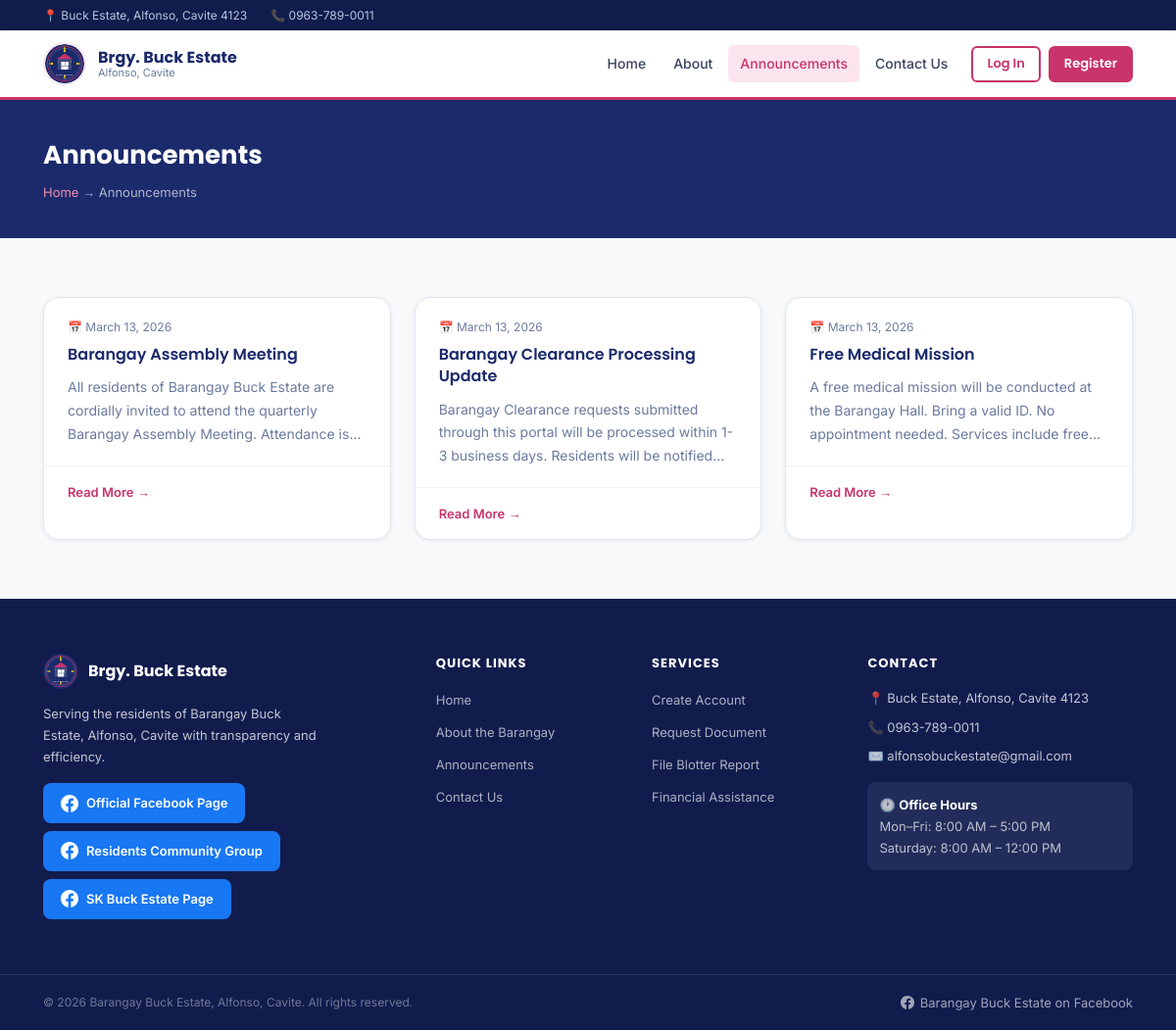
The app's page /announcements.php, older data.
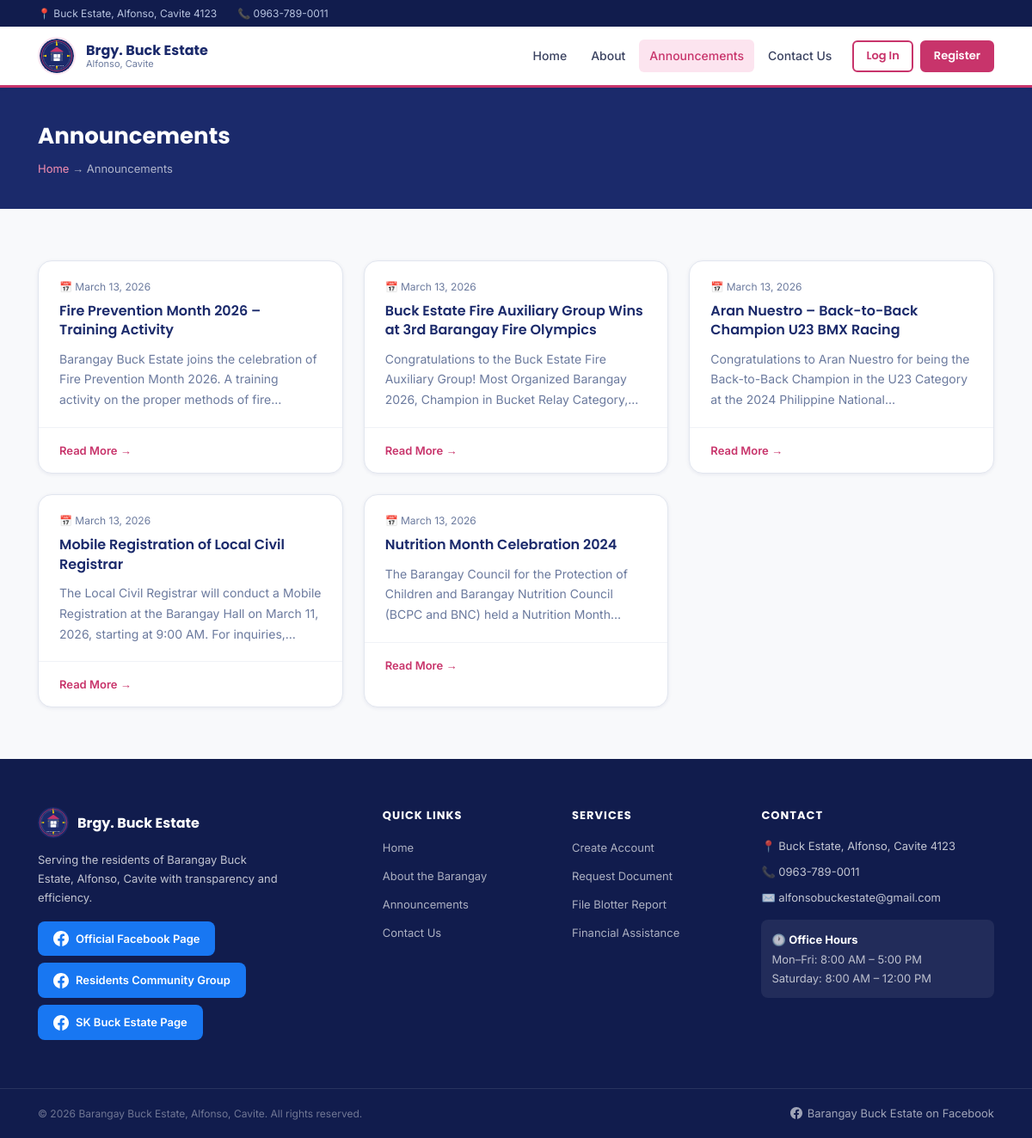
The same page, newer data.
### tables this page shows
CREATE TABLE IF NOT EXISTS `announcements` (
    `id`         INT AUTO_INCREMENT PRIMARY KEY,
    `title`      VARCHAR(255) NOT NULL,
    `content`    TEXT NOT NULL,
    `image_url`  VARCHAR(500),
    `posted_by`  INT,
    `status`     ENUM('published','draft','archived') DEFAULT 'published',
    `created_at` TIMESTAMP DEFAULT CURRENT_TIMESTAMP,
    `updated_at` TIMESTAMP DEFAULT CURRENT_TIMESTAMP ON UPDATE CURRENT_TIMESTAMP,
    FOREIGN KEY (`posted_by`) REFERENCES `users`(`id`) ON DELETE SET NULL
);

### includes/functions.php (called while the page is built, shortened)
<?php
function isLoggedIn(): bool {
    return isset($_SESSION['user_id']);
}
function currentUser(): ?array {
    if (!isLoggedIn()) return null;
    $pdo = getDB();
    $stmt = $pdo->prepare("SELECT * FROM users WHERE id = ?");
    $stmt->execute([$_SESSION['user_id']]);
    return $stmt->fetch() ?: null;
}
function sanitize(string $value): string {
    return htmlspecialchars(trim($value), ENT_QUOTES, 'UTF-8');
}
function paginate(int $total, int $perPage, int $current): array {
    $totalPages = (int)ceil($total / $perPage);
    return [
        'total'       => $total,
        'per_page'    => $perPage,
        'current'     => $current,
        'total_pages' => $totalPages,
        'offset'      => ($current - 1) * $perPage,
        'has_prev'    => $current > 1,
        'has_next'    => $current < $totalPages,
    ];
}
function formatDate(string $date, string $format = 'F j, Y'): string {
    return date($format, strtotime($date));
}

### announcements.php (the view, shortened to what this page needs)
<?php
require_once __DIR__ . '/includes/functions.php';
$pdo  = getDB();
$page = max(1,(int)($_GET['page'] ?? 1));
$perPage = 9;
$total = $pdo->query("SELECT COUNT(*) FROM announcements WHERE status='published'")->fetchColumn();
$pg    = paginate($total, $perPage, $page);
$stmt  = $pdo->prepare("SELECT a.*, u.fname, u.lname FROM announcements a LEFT JOIN users u ON a.posted_by=u.id WHERE a.status='published' ORDER BY a.created_at DESC LIMIT $perPage OFFSET {$pg['offset']}");
$stmt->execute();
$announcements = $stmt->fetchAll();
require_once __DIR__ . '/includes/header.php';
?>
<div class="page-header">
    <div class="container">
        <h1 class="page-header__title">Announcements</h1>
        <p class="page-header__breadcrumb"><a href="/index.php">Home</a> → Announcements</p>
    </div>
</div>
<section class="section">
    <div class="container">
        <?php if (empty($announcements)): ?>
            <div class="empty-state">
                <div class="empty-state__icon">📢</div>
                <div class="empty-state__title">No announcements yet</div>
                <div class="empty-state__desc">Check back later for updates from the barangay.</div>
            </div>
        <?php else: ?>
            <div class="announce-grid">
                <?php foreach ($announcements as $a): ?>
                <div class="announce-card">
                    <div class="announce-card__body">
                        <div class="announce-card__date">📅 <?= formatDate($a['created_at'], 'F j, Y') ?></div>
                        <h3 class="announce-card__title"><?= sanitize($a['title']) ?></h3>
                        <p class="announce-card__excerpt"><?= sanitize($a['content']) ?></p>
                    </div>
                    <div class="announce-card__footer">
                        <a href="/announcement.php?id=<?= $a['id'] ?>" class="announce-card__link">Read More →</a>
                    </div>
                </div>
                <?php endforeach; ?>
            </div>
        <?php endif; ?>
    </div>
</section>
<?php require_once __DIR__ . '/includes/footer.php'; ?>

### includes/header.php (shortened to what this page needs)
<?php
require_once __DIR__ . '/../includes/functions.php';
$user = currentUser();
$currentPage = basename($_SERVER['PHP_SELF'], '.php');
$currentDir  = basename(dirname($_SERVER['PHP_SELF']));
?>
<!DOCTYPE html>
<html lang="en">
<head>
    <link rel="stylesheet" href="<?= str_repeat('../', substr_count($_SERVER['PHP_SELF'], '/', 1)) ?>assets/css/style.css">
</head>
<body>
<div class="topbar">
    <div class="container topbar__inner">
        <span>📍 Buck Estate, Alfonso, Cavite 4123</span>
        <span>📞 <?= SITE_CONTACT ?></span>
    </div>
</div>
<header class="navbar">
    <div class="container navbar__inner">
        <a href="<?= str_repeat('../', substr_count($_SERVER['PHP_SELF'], '/', 1)) ?>index.php" class="navbar__brand">
            <img src="<?= str_repeat('../', substr_count($_SERVER['PHP_SELF'], '/', 1)) ?>assets/img/logo.svg"
                 alt="Brgy. Buck Estate Logo" class="navbar__logo"
                 onerror="this.style.display='none';this.nextElementSibling.style.display='flex'">
            <div class="navbar__brand-text">
                <span class="navbar__site-name">Brgy. Buck Estate</span>
                <span class="navbar__site-sub">Alfonso, Cavite</span>
            </div>
        </a>
        <nav class="navbar__nav" id="navMenu">
            <?php if ($user && $user['role'] === 'admin'): ?>
                <a href="/admin/dashboard.php" class="navbar__link <?= $currentDir === 'admin' && $currentPage === 'dashboard' ? 'active' : '' ?>">Dashboard</a>
                <a href="/admin/announcements.php" class="navbar__link <?= $currentDir === 'admin' && $currentPage === 'announcements' ? 'active' : '' ?>">Announcements</a>
                <a href="/admin/document-requests.php" class="navbar__link <?= $currentDir === 'admin' && $currentPage === 'document-requests' ? 'active' : '' ?>">Documents</a>
                <a href="/admin/blotter-reports.php" class="navbar__link <?= $currentDir === 'admin' && $currentPage === 'blotter-reports' ? 'active' : '' ?>">Blotter</a>
                <a href="/admin/financial.php" class="navbar__link <?= $currentDir === 'admin' && $currentPage === 'financial' ? 'active' : '' ?>">Financial</a>
                <a href="/admin/residents.php" class="navbar__link <?= $currentDir === 'admin' && $currentPage === 'residents' ? 'active' : '' ?>">Residents</a>
                <div class="navbar__user">
                    <span class="navbar__user-name">👤 <?= sanitize($user['fname']) ?></span>
                    <a href="/auth/logout.php" class="btn btn--outline btn--sm">Log Out</a>
                </div>
            <?php else: ?>
                <a href="/index.php" class="navbar__link <?= $currentPage === 'index' ? 'active' : '' ?>">Home</a>
                <a href="/about.php" class="navbar__link <?= $currentPage === 'about' ? 'active' : '' ?>">About</a>
                <a href="/announcements.php" class="navbar__link <?= $currentPage === 'announcements' ? 'active' : '' ?>">Announcements</a>
                <a href="/contact.php" class="navbar__link <?= $currentPage === 'contact' ? 'active' : '' ?>">Contact Us</a>
                <div class="navbar__actions">
                    <a href="/auth/login.php" class="btn btn--outline btn--sm">Log In</a>
                    <a href="/auth/register.php" class="btn btn--primary btn--sm">Register</a>
                </div>
            <?php endif; ?>
        </nav>
    </div>
</header>
<main class="main-content">

### includes/footer.php (shortened to what this page needs)
</main>
<footer class="footer">
    <div class="container footer__inner">
        <div class="footer__col">
            <div class="footer__brand">
                <img src="<?= str_repeat('../', substr_count($_SERVER['PHP_SELF'], '/', 1)) ?>assets/img/logo.svg"
                     alt="Logo" class="footer__logo"
                     onerror="this.style.display='none'">
                <span class="footer__brand-name">Brgy. Buck Estate</span>
            </div>
            <p class="footer__desc">Serving the residents of Barangay Buck Estate, Alfonso, Cavite with transparency and efficiency.</p>
            <a href="<?= SITE_FB_OFFICIAL ?>"
               target="_blank" rel="noopener noreferrer"
               class="footer__fb-btn">
                Official Facebook Page
            </a>
            <a href="<?= SITE_FB_COMMUNITY ?>"
               target="_blank" rel="noopener noreferrer"
               class="footer__fb-btn" style="margin-top:8px;">
                Residents Community Group
            </a>
            <a href="<?= SITE_FB_SK ?>"
               target="_blank" rel="noopener noreferrer"
               class="footer__fb-btn" style="margin-top:8px;">
                SK Buck Estate Page
            </a>
        </div>
        <div class="footer__col">
            <h4 class="footer__heading">Quick Links</h4>
            <ul class="footer__links">
                <li><a href="/index.php">Home</a></li>
                <li><a href="/about.php">About the Barangay</a></li>
                <li><a href="/announcements.php">Announcements</a></li>
                <li><a href="/contact.php">Contact Us</a></li>
            </ul>
        </div>
        <div class="footer__col">
            <h4 class="footer__heading">Services</h4>
            <ul class="footer__links">
                <li><a href="/auth/register.php">Create Account</a></li>
                <li><a href="/resident/document-request-new.php">Request Document</a></li>
                <li><a href="/resident/blotter-new.php">File Blotter Report</a></li>
                <li><a href="/resident/financial-new.php">Financial Assistance</a></li>
            </ul>
        </div>
        <div class="footer__col">
            <h4 class="footer__heading">Contact</h4>
            <ul class="footer__contact">
                <li>📍 <?= SITE_ADDRESS ?></li>
                <li>📞 <?= SITE_CONTACT ?></li>
                <li>✉️ <?= SITE_EMAIL ?></li>
            </ul>
            <div style="margin-top:16px; padding:12px; background:rgba(255,255,255,0.07); border-radius:8px; font-size:13px; color:rgba(255,255,255,0.7); line-height:1.7;">
                🕐 <strong style="color:#fff;">Office Hours</strong><br>
                Mon–Fri: 8:00 AM – 5:00 PM<br>
                Saturday: 8:00 AM – 12:00 PM
            </div>
        </div>
    </div>
    <div class="footer__bottom">
        <div class="container" style="display:flex; justify-content:space-between; align-items:center; flex-wrap:wrap; gap:8px;">
            <p style="margin:0;">© <?= date('Y') ?> Barangay Buck Estate, Alfonso, Cavite. All rights reserved.</p>
            <a href="<?= SITE_FB_OFFICIAL ?>" target="_blank" rel="noopener noreferrer"
               style="color:rgba(255,255,255,0.6); font-size:13px; text-decoration:none; display:flex; align-items:center; gap:6px;">
                Barangay Buck Estate on Facebook
            </a>
        </div>
    </div>
</footer>
</body>
</html>

Row changes from the older to the newer data that the page shows:
changed announcements: title "Barangay Assembly Meeting" → "Fire Prevention Month 2026 – Training Activity"; content "All residents of Barangay Buck Estate are cordially invited to attend the quarterly Barangay Assembly Meeting. Attendance…" → "Barangay Buck Estate joins the celebration of Fire Prevention Month 2026. A training activity on the proper methods of…"
changed announcements: title "Barangay Clearance Processing Update" → "Buck Estate Fire Auxiliary Group Wins at 3rd Barangay Fire Olympics"; content "Barangay Clearance requests submitted through this portal will be processed within 1-3 business days. Residents will be…" → "Congratulations to the Buck Estate Fire Auxiliary Group! Most Organized Barangay 2026, Champion in Bucket Relay…"
changed announcements: title "Free Medical Mission" → "Aran Nuestro – Back-to-Back Champion U23 BMX Racing"; content "A free medical mission will be conducted at the Barangay Hall. Bring a valid ID. No appointment needed. Services include…" → "Congratulations to Aran Nuestro for being the Back-to-Back Champion in the U23 Category at the 2024 Philippine…"
added announcements: created_at "March 13, 2026", title "Mobile Registration of Local Civil Registrar", content "The Local Civil Registrar will conduct a Mobile Registration at the Barangay Hall on March 11, 2026, starting at 9:00 AM. For…"
added announcements: created_at "March 13, 2026", title "Nutrition Month Celebration 2024", content "The Barangay Council for the Protection of Children and Barangay Nutrition Council (BCPC and BNC) held a Nutrition…"
